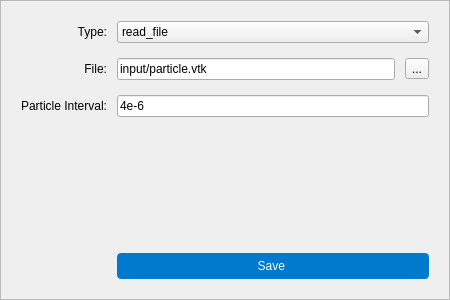
<?xml version="1.0" encoding="UTF-8"?>
<ui version="4.0">
 <class>PowderDlg</class>
 <widget class="QWidget" name="PowderDlg">
  <property name="geometry">
   <rect>
    <x>0</x>
    <y>0</y>
    <width>450</width>
    <height>300</height>
   </rect>
  </property>
  <property name="windowTitle">
   <string>Powder Settings</string>
  </property>
  <layout class="QVBoxLayout" name="verticalLayout">
   <property name="spacing">
    <number>0</number>
   </property>
   <property name="leftMargin">
    <number>0</number>
   </property>
   <property name="topMargin">
    <number>0</number>
   </property>
   <property name="rightMargin">
    <number>0</number>
   </property>
   <property name="bottomMargin">
    <number>0</number>
   </property>
   <item>
    <widget class="QFrame" name="maincontainer_powder">
     <property name="frameShape">
      <enum>QFrame::StyledPanel</enum>
     </property>
     <property name="frameShadow">
      <enum>QFrame::Raised</enum>
     </property>
     <layout class="QGridLayout" name="gridLayout">
      <property name="leftMargin">
       <number>20</number>
      </property>
      <property name="topMargin">
       <number>20</number>
      </property>
      <property name="rightMargin">
       <number>20</number>
      </property>
      <property name="bottomMargin">
       <number>20</number>
      </property>
      <property name="horizontalSpacing">
       <number>10</number>
      </property>
      <property name="verticalSpacing">
       <number>15</number>
      </property>
      <item row="0" column="0">
       <widget class="QLabel" name="label_type">
        <property name="text">
         <string>Type:</string>
        </property>
        <property name="alignment">
         <set>Qt::AlignRight|Qt::AlignTrailing|Qt::AlignVCenter</set>
        </property>
       </widget>
      </item>
      <item row="0" column="1" colspan="2">
       <widget class="QComboBox" name="comboBox_type">
        <item>
         <property name="text">
          <string>read_file</string>
         </property>
        </item>
       </widget>
      </item>
      <item row="1" column="0">
       <widget class="QLabel" name="label_file">
        <property name="text">
         <string>File:</string>
        </property>
        <property name="alignment">
         <set>Qt::AlignRight|Qt::AlignTrailing|Qt::AlignVCenter</set>
        </property>
       </widget>
      </item>
      <item row="1" column="1">
       <widget class="QLineEdit" name="lineEdit_file">
        <property name="text">
         <string>input/particle.vtk</string>
        </property>
        <property name="placeholderText">
         <string>Path to particle file</string>
        </property>
       </widget>
      </item>
      <item row="1" column="2">
       <widget class="QToolButton" name="toolButton_browse">
        <property name="text">
         <string>...</string>
        </property>
       </widget>
      </item>
      <item row="2" column="0">
       <widget class="QLabel" name="label_interval">
        <property name="text">
         <string>Particle Interval:</string>
        </property>
        <property name="alignment">
         <set>Qt::AlignRight|Qt::AlignTrailing|Qt::AlignVCenter</set>
        </property>
       </widget>
      </item>
      <item row="2" column="1" colspan="2">
       <widget class="QLineEdit" name="lineEdit_interval">
        <property name="text">
         <string>4e-6</string>
        </property>
       </widget>
      </item>
      <item row="3" column="0" colspan="3">
       <spacer name="verticalSpacer">
        <property name="orientation">
         <enum>Qt::Vertical</enum>
        </property>
        <property name="sizeHint" stdset="0">
         <size>
          <width>20</width>
          <height>40</height>
         </size>
        </property>
       </spacer>
      </item>
      <item row="4" column="1" colspan="2">
       <widget class="QPushButton" name="pushButton_save">
        <property name="styleSheet">
         <string notr="true">background-color: #007ACC; color: white; padding: 6px; border-radius: 4px;</string>
        </property>
        <property name="text">
         <string>Save </string>
        </property>
       </widget>
      </item>
     </layout>
    </widget>
   </item>
  </layout>
 </widget>
 <resources/>
 <connections/>
</ui>
